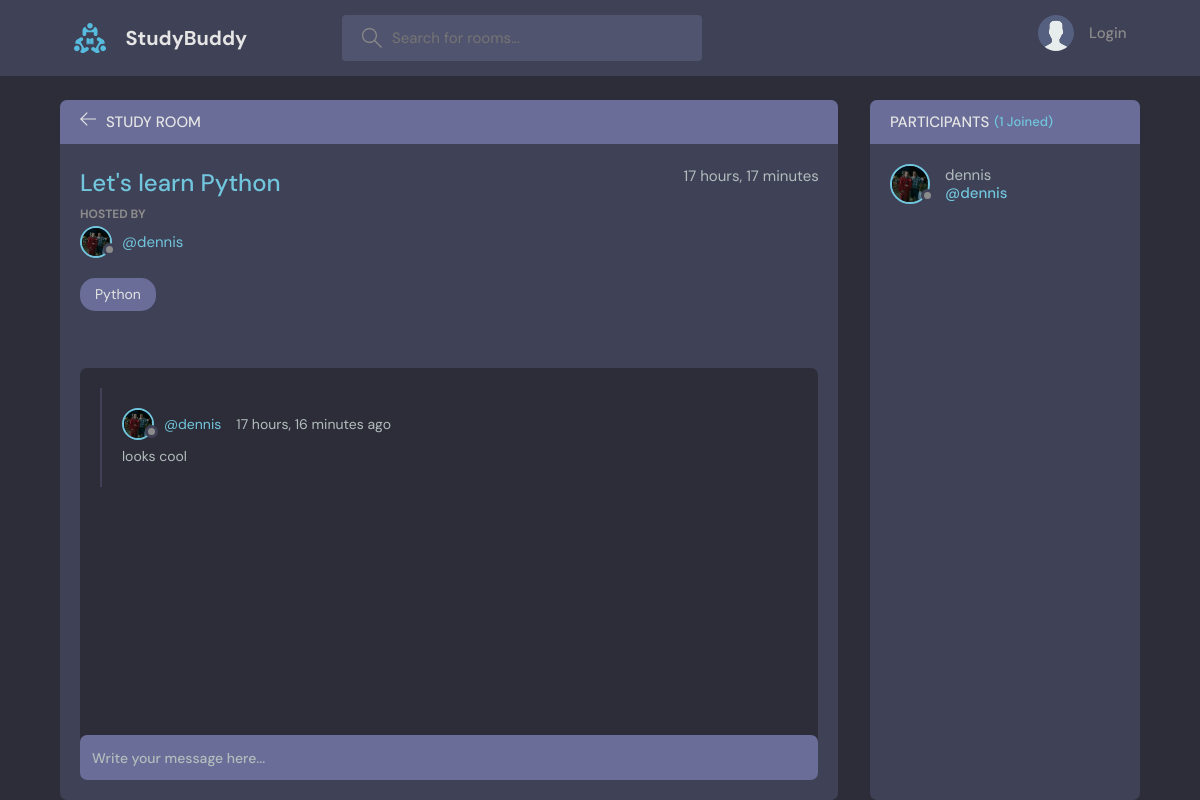
Before: /rooms/1/ with the older database file.
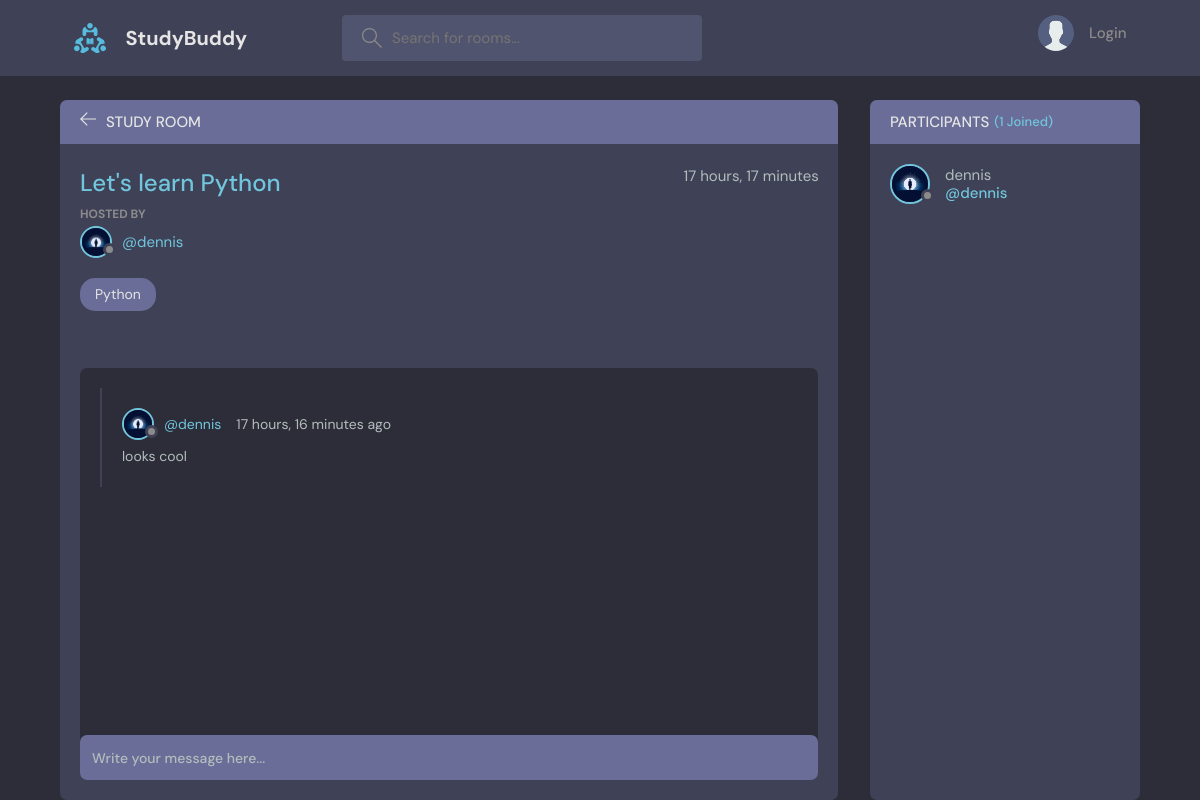
After: the same page with the newer database file.
### base/models.py (models this page shows, shortened)
class Room(models.Model):
    hosts = models.ForeignKey(User, on_delete=models.SET_NULL, null=True)
    topic = models.ForeignKey(Topic, on_delete=models.SET_NULL, null=True)
    name = models.CharField(max_length=100)
    description = models.TextField(null=True, blank=True)
    participants = models.ManyToManyField(User, related_name='participants', blank=True)
    created_at = models.DateTimeField(auto_now_add=True)
    updated_at = models.DateTimeField(auto_now=True)
    class Meta:
        ordering = ['-updated_at', '-created_at']

class User(AbstractUser):
    name = models.CharField(max_length=200, null=True)
    email = models.EmailField(unique=True, null=True)
    bio = models.TextField(null=True)
    avatar = models.ImageField(null=True, default="avatar.svg")
    USERNAME_FIELD = 'email'
    REQUIRED_FIELDS = []

class Message(models.Model):
    user = models.ForeignKey(User, on_delete=models.CASCADE)
    Room = models.ForeignKey(Room, on_delete=models.CASCADE)
    body = models.TextField()
    created_at = models.DateTimeField(auto_now_add=True)
    updated_at = models.DateTimeField(auto_now=True)
    class Meta:
        ordering = ['-updated_at', '-created_at']

class Topic(models.Model):
    name = models.CharField(max_length=200)
    def __str__(self):
        return self.name

### base/views.py (the view, shortened to what this page needs)
# urls.py: path('rooms/<str:pk>/', views.room_view, name='rooms'),
def room_view(request, pk):
    room = Room.objects.get(id=pk)
    room_messages = room.message_set.all()
    participants = room.participants.all()
    context = {'room': room, 'room_messages': room_messages, 'participants': participants}
    return render(request, 'base/rooms.html', context)

### base/templates/base/rooms.html (shortened to what this page needs)
{% extends 'main.html' %}
{% block content %}
<main class="profile-page layout layout--2">
  <div class="container">
    <div class="room">
      <div class="room__top">
        <div class="room__topLeft">
          <a href="{% url 'home' %}">
            <svg version="1.1" xmlns="http://www.w3.org/2000/svg" width="32" height="32" viewBox="0 0 32 32">
              <title>arrow-left</title>
              <path
                d="M13.723 2.286l-13.723 13.714 13.719 13.714 1.616-1.611-10.96-10.96h27.625v-2.286h-27.625l10.965-10.965-1.616-1.607z"
              ></path>
            </svg>
          </a>
          <h3>Study Room</h3>
        </div>
      </div>
      <div class="room__box scroll">
        <div class="room__header scroll">
          <div class="room__info">
            <h3>{{room.name}}</h3>
            <span>{{room.created_at|timesince}}</span>
          </div>
          <div class="room__hosted">
            <p>Hosted By</p>
            <a href="{% url 'user-profile' room.hosts.id %}" class="room__author">
              <div class="avatar avatar--small">
                <img src="{{room.hosts.avatar.url}}" />
              </div>
              <span>@{{room.hosts.username}}</span>
            </a>
          </div>
          <span class="room__topics">{{room.topic}}</span>
        </div>
        <div class="room__conversation">
          <div class="threads scroll">
            {% for message in room_messages %}
            <div class="thread">
              <div class="thread__top">
                <div class="thread__author">
                  <a href="{% url 'user-profile' message.user.id%} " class="thread__authorInfo">
                    <div class="avatar avatar--small">
                      <img src="{{message.user.avatar.url}}" />
                    </div>
                    <span>@{{message.user.username}}</span>
                  </a>
                  <span class="thread__date">{{message.created_at|timesince}} ago</span>
                </div>
              </div>
              <div class="thread__details">
                {{message.body}}
              </div>
            </div>
            {% endfor %}
          </div>
        </div>
      </div>
      <div class="room__message">
        <form action="" method="POST">
          <input name="body" placeholder="Write your message here..." />
        </form>
      </div>
    </div>
    <div class="participants">
      <h3 class="participants__top">Participants <span>({{participants.count}} Joined)</span></h3>
      <div class="participants__list scroll">
        {% for user in participants %}
        <a href="{% url 'user-profile' user.id %}" class="participant">
          <div class="avatar avatar--medium">
            <img src="{{user.avatar.url}}" />
          </div>
          <p>
            {{user.username}}
            <span>@{{user.username}}</span>
          </p>
        </a>
        {% endfor %}
      </div>
    </div>
  </div>
</main>
{% endblock content %}

Changed rows visible on the page:
changed through a linked row, Room "Let's learn Python": hosts.avatar: a different picture
changed through a linked row, Message "looks cool": user.avatar: a different picture
changed User "dennis": avatar: a different picture
